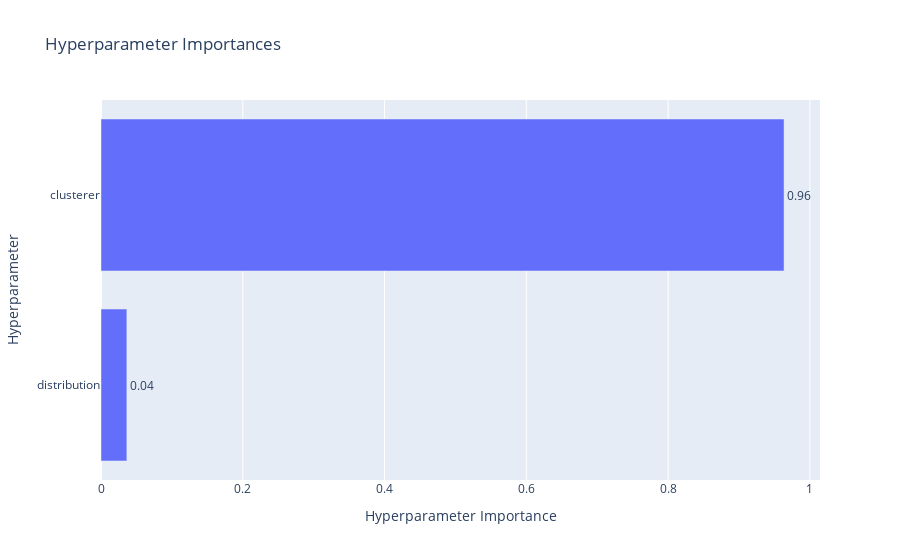

Write notebook code for a chart like this one.
### Markdown cell above
Plot hyperparameter importances based on the Optuna attempts.

### Code cell
plot_param_importances(study_glm_bayesian)

### Figure 1 — Plotly figure (JSON) as saved in the notebook; plotly's stock layout.template omitted (floating-point values rounded to 4 significant figures)
{"data": [{"cliponaxis": false, "hovertemplate": ["distribution (CategoricalDistribution): 0.03645892807400257<extra></extra>", "clusterer (CategoricalDistribution): 0.9635410719259974<extra></extra>"], "name": "Objective Value", "orientation": "h", "text": ["0.04", "0.96"], "textposition": "outside", "type": "bar", "x": [0.03646, 0.9635], "y": ["distribution", "clusterer"]}], "layout": {"title": {"text": "Hyperparameter Importances"}, "xaxis": {"title": {"text": "Hyperparameter Importance"}}, "yaxis": {"title": {"text": "Hyperparameter"}}}}
